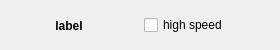
<ui version="4.0" >
 <author>Copyright (c) 2006 Fabrizio Pollastri</author>
 <class>example</class>
 <widget class="QMainWindow" name="example" >
  <property name="geometry" >
   <rect>
    <x>0</x>
    <y>0</y>
    <width>280</width>
    <height>50</height>
   </rect>
  </property>
  <property name="windowTitle" >
   <string>AVC Qt4 counter example</string>
  </property>
  <widget class="QWidget" name="centralwidget" >
   <widget class="QWidget" name="layoutWidget" >
    <property name="geometry" >
     <rect>
      <x>0</x>
      <y>10</y>
      <width>281</width>
      <height>31</height>
     </rect>
    </property>
    <layout class="QHBoxLayout" >
     <property name="margin" >
      <number>0</number>
     </property>
     <property name="spacing" >
      <number>6</number>
     </property>
     <item>
      <widget class="QLabel" name="counter" >
       <property name="font" >
        <font>
         <weight>75</weight>
         <bold>true</bold>
        </font>
       </property>
       <property name="text" >
        <string>label</string>
       </property>
       <property name="alignment" >
        <set>Qt::AlignCenter</set>
       </property>
      </widget>
     </item>
     <item>
      <widget class="QCheckBox" name="high_speed" >
       <property name="text" >
        <string>high speed</string>
       </property>
      </widget>
     </item>
    </layout>
   </widget>
  </widget>
 </widget>
 <includes/>
 <resources/>
 <connections/>
</ui>
